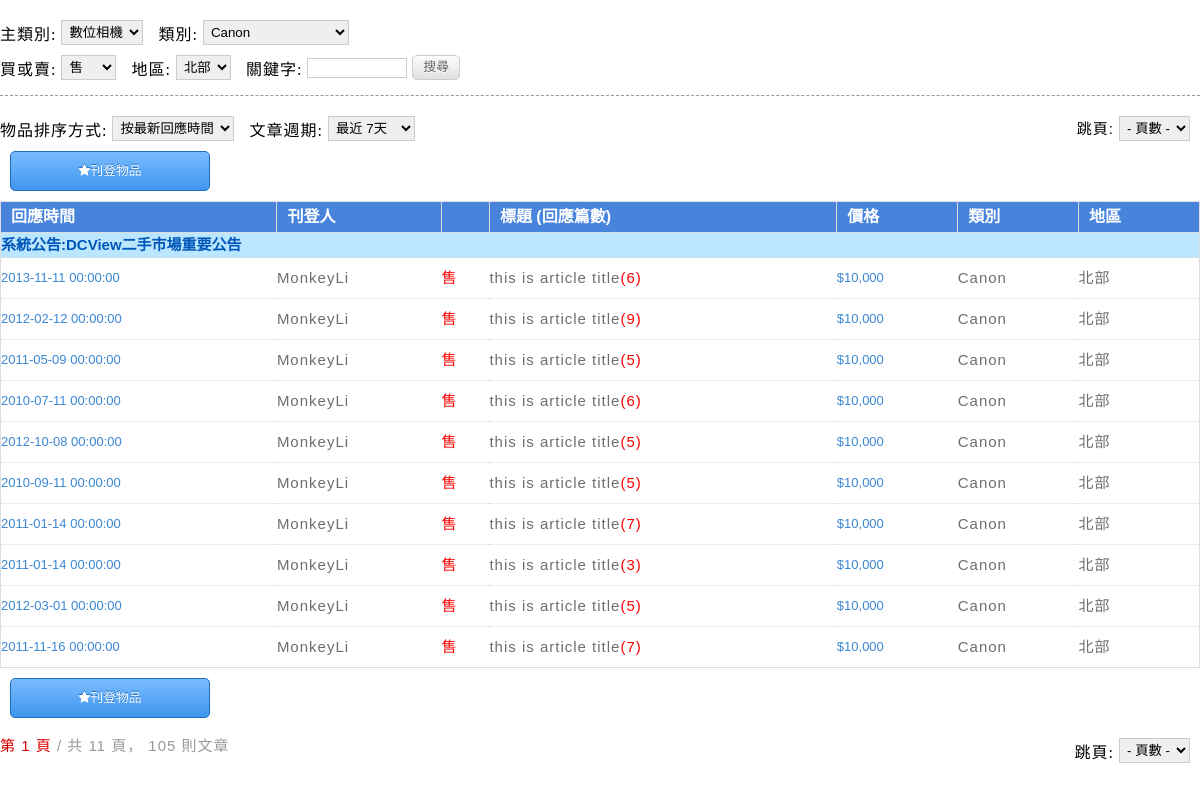
Page /sh_list.php on the earlier database version.
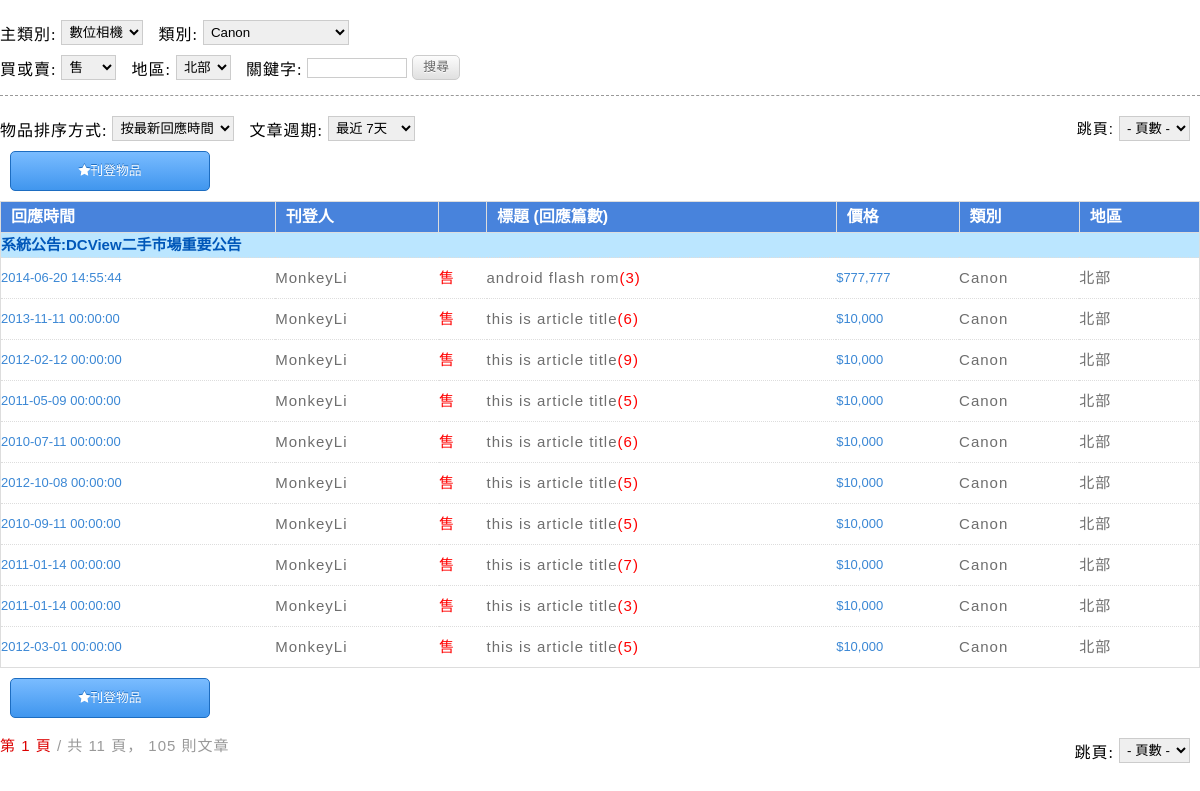
Same page on the later database version.
### tables this page shows
CREATE TABLE IF NOT EXISTS `tblArticle` (
  `article_id` int(10) unsigned NOT NULL AUTO_INCREMENT,
  `user_id` int(10) unsigned NOT NULL,
  `sh_sub_category_id` int(10) unsigned NOT NULL,
  `article_title` varchar(128) DEFAULT NULL,
  `article_content` text,
  `article_sh_trade_status` int(10) unsigned NOT NULL,
  `article_sh_price` int(10) unsigned NOT NULL,
  `article_sh_area` int(10) unsigned NOT NULL,
  `article_email` varchar(254) DEFAULT NULL,
  `article_phone_number` char(10) DEFAULT NULL,
  `article_img_url1` varchar(2000) DEFAULT NULL,
  `article_img_url2` varchar(2000) DEFAULT NULL,
  `article_create_time` datetime NOT NULL,
  `article_update_time` datetime NOT NULL,
  PRIMARY KEY (`article_id`)
);

### shdb.inc.php (called while the page is built, shortened)
<?php
class DB {
	private static $_db;
	private function __construct() {
		try {
			self::$_db = new PDO("mysql:host=localhost;dbname=dcview;charset=UTF8", "root", "9999");
			self::$_db->setAttribute(PDO::ATTR_ERRMODE, PDO::ERRMODE_EXCEPTION);
		} catch (PDOException $e) {
			echo "Connection failed: ".$e->getMessage();
		}
	}
	public static function getPDO() {
		return self::$_db;
	}
}
class RecordModel {
	private $_fields = array();
	private $_tableReference = "";
	private $_whereCond = "";
	private $_orderByClause = "";
	private $_limit = "";
	private $_offset = "";
	public function __construct($table_name) {
		$this->_tableReference = $table_name;
	}
	public function read() {
		if (is_array($this->_fields) && count($this->_fields) > 0) {
			$fields = implode(",", $this->_fields);
		} else {
			$fields = "*";
		}
		$where_clause = "1 = 1";
		if (is_array($this->_whereCond) && count($this->_whereCond) > 0) {
			$where_clause = implode(" AND ", array_keys($this->_whereCond));
		}
		$sql = array();
		array_push($sql, "SELECT", $fields, "FROM", $this->_tableReference, "WHERE", $where_clause);
		if ($this->_orderByClause !== "") {
			array_push($sql, "ORDER BY", $this->_orderByClause);
		}
		if ($this->_limit !== "" && $this->_offset !== "") {
			array_push($sql, "LIMIT", $this->_limit, "OFFSET", $this->_offset);
		}
		try {
			$ps = DB::getPDO()->prepare(implode(" ", $sql));
			$ps->execute(array_values($this->_whereCond));
			return $ps->fetchAll(PDO::FETCH_ASSOC);
		} catch (PDOException $e) {
			echo $e->getMessage();
		}
	}
	public function initReadSQL($fields, $where_cond = "", $table_reference = "", $order_by_clause = "", $limit = "", $offset = "") {
		$this->_fields = $fields;
		if ($where_cond !== "") {
			$this->_whereCond = $where_cond;
		}
		if ($table_reference !== "") {
			$this->_tableReference = $table_reference;
		}
		$this->_orderByClause = $order_by_clause;
		$this->_limit = $limit;
		$this->_offset = $offset;
	}
}
?>

### common.inc.php (called while the page is built, shortened)
<?php
require_once("shdb.inc.php");
$area_names = array(1 => "北部", 2 => "中部", 3 => "南部", 4 => "花東", 5 => "離島", 9 => "其他");
$trade_status_names = array(1 => "售", 2 => "徵", 3 => "交換", 4 => "團購");
?>

### sh_list.php (the view, shortened to what this page needs)
<?php
require_once("common.inc.php");
$fields = array("sub_category", "area", "trade_status", "keyword", "sort", "period", "page");
$get_data = array_intersect_key($_GET, array_fill_keys($fields, null));
$where_cond = array();
$order_by_clause = "c.sort_time DESC";
$ta = new TblArticle();
$page = isset($get_data["page"]) ? (int)$get_data["page"] : 1;
$page = ($page > 0) ? $page : 1;
$offset = LIMIT * ($page - 1);
$fields = array("c.*", "(SELECT COUNT(*) FROM tblReply AS d WHERE d.article_id = c.article_id) AS reply_amount", "d.sh_sub_category_name");
$table_reference = "(SELECT a.*, MAX(b.reply_create_time) AS sort_time FROM tblArticle AS a NATURAL LEFT JOIN tblReply AS b GROUP BY a.article_id) AS c NATURAL JOIN tblSHSubCategory AS d";
$ta->initReadSQL($fields, $where_cond, $table_reference, $order_by_clause, LIMIT, $offset);
$article_list = $ta->read();
$fields = array("COUNT(*) AS total_record_number");
$ta->initReadSQL($fields, $where_cond, $table_reference);
$total_record_number = $ta->read()[0]["total_record_number"];
$total_page_number = ceil($total_record_number / LIMIT);
?>
<!DOCTYPE html PUBLIC "-//W3C//DTD XHTML 1.0 Transitional//EN" "http://www.w3.org/TR/xhtml1/DTD/xhtml1-transitional.dtd">
<html xmlns="http://www.w3.org/1999/xhtml">
<head>
<link rel="stylesheet" href="css/kickstart.css" media="all" />
<link rel="stylesheet" href="css/form_style.css" media="all" />
</head>
<body>
<form id="sh_list_form" action="<?php echo $_SERVER["PHP_SELF"]; ?>" method="get">
<?php require_once("templates/category.tpl.php"); ?>
<div class="block01_1">
<label for="trade_status">買或賣:</label>
<select id="trade_status" name="trade_status">
<option value="1">售</option>
</select>
<label for="area">地區:</label>
<select id="area" name="area">
<option value="1">北部</option>
</select>
<label for="keyword">關鍵字:</label>
<input id="keyword" name="keyword" type="text" />
<button type="submit" class="small">搜尋</button>
</div>
<div class="block01">
<label for="sort">物品排序方式:</label>
<select id="sort" name="sort">
<option value="1">按最新回應時間</option>
</select>
<label for="period">文章週期:</label>
<select id="period" name="period">
<option value="1">最近 7天</option>
</select>
<span class="po_right">
<label for="page">跳頁:</label>
<select id="page" name="page">
<option value="0">- 頁數 -</option>
</select>
</div>
<button type="button" class="small blue style02"><i class="icon-star"></i>刊登物品</button>
<div>
<table class="sortable" cellspacing="0" cellpadding="0">
<thead>
	<tr>
		<th>回應時間</th>
		<th>刊登人</th>
	    <th></th>
		<th>標題 (回應篇數)</th>
		<th>價格</th>
		<th>類別</th>
	    <th>地區</th>
	</tr>
</thead>
<tbody>
<tr class="sub">
	<td colspan="7">系統公告:DCView二手市場重要公告</td>
</tr>
<?php foreach ($article_list as $record) { ?>
<tr>
	<td><span class="time_text"><?php echo $record["article_create_time"]; ?></span></td>
	<td><a href="#">MonkeyLi</a></td>
	<td><span><?php echo $trade_status_names[$record["article_sh_trade_status"]]; ?></span></td>
    <td><a href="sh_article.php?article_id=<?php echo $record["article_id"]; ?>" target="_blank"><?php echo $record["article_title"]; ?><span>(<?php echo $record["reply_amount"]; ?>)</span></a></td>
	<td><span class="time_text">$<?php echo number_format($record["article_sh_price"]); ?></span></td>
	<td><a href="#"><?php echo $record["sh_sub_category_name"]; ?></a></td>
    <td><a href="#"><?php echo $area_names[$record["article_sh_area"]]; ?></a></td>
</tr>
<?php } ?>
</tbody>
</table>
</div>
<button type="button" class="small blue style02"><i class="icon-star"></i>刊登物品</button>
<div class="block01">
<?php echo<<<EOT
<span class="page"><span>第 $page 頁</span> / 共 $total_page_number 頁， $total_record_number 則文章</span>
EOT;
?>
<div class="po_right">
<label>跳頁:</label>
<select id="fake_page">
</select>
</div>
</div>
</form>
</body>
</html>

### templates/category.tpl.php (shortened to what this page needs)
<div class="block01">
<label for="main_category">主類別:</label>
<select id="main_category" name="main_category">
<?php
$tsmc = new TblSHMainCategory();
$fields = array("sh_main_category_id", "sh_main_category_name");
$tsmc->initReadSQL($fields);
$main_category_list = $tsmc->read();
foreach ($main_category_list as $value) {
echo <<<EOT
<option value="{$value["sh_main_category_id"]}">{$value["sh_main_category_name"]}</option>
EOT;
}
?>
</select>
<label for="sub_category">類別:</label>
<select id="sub_category" name="sub_category">
</select>
</div>
<div style="display: none;">
<select id="sub_category_1">
<?php
$tssc = new TblSHSubCategory();
$fields = array("sh_sub_category_id", "sh_sub_category_name");
$tssc->initReadSQL($fields, array("sh_main_category_id = ?" => 1));
$sub_category_list = $tssc->read();
foreach ($sub_category_list as $value) {
echo <<<EOT
<option value="{$value["sh_sub_category_id"]}">{$value["sh_sub_category_name"]}</option>
EOT;
}
?>
</select>
</div>

### css/kickstart.css (style rules this page uses)
* { -webkit-box-sizing: border-box; -moz-box-sizing: border-box; box-sizing: border-box; }
a { color:#6e6e6e; text-decoration:none; letter-spacing:1px; }
table { width:100%;margin:0 0 10px 0;text-align:left;border-collapse: collapse; }
thead, tbody { margin:0;padding:0; }
th, td { padding:7px 10px;font-size:0.9em;border-bottom:1px dotted #ddd;text-align:left; }
thead th { font-size:0.9em;padding:3px 10px;border-bottom:1px solid #ddd; }
tbody tr.last th, tbody tr.last td { border-bottom:0; }
table.sortable { border:1px solid #ddd; }
table.sortable thead th { position:relative;top:0;left:0;border-right:1px solid #ddd; background-color:#4883dc; color:#FFF; font:16px/24px "微軟正黑體", Arial, Helvetica, sans-serif; font-weight:900; }
table.sortable tbody td { color:#3c88d5; font:15px/40px "微軟正黑體", Arial, Helvetica, sans-serif; }
table.sortable tbody td span { color:#F00; }
table.sortable tbody td span.time_text { color:#3c88d5; font:13px/24px "微軟正黑體", Arial, Helvetica, sans-serif; }
table.sortable tbody tr.sub td { background-color:#bbe6ff; color:#0057b9;font:15px/24px "微軟正黑體", Arial, Helvetica, sans-serif; font-weight:900; }

### css/form_style.css (style rules this page uses)
.block01 { margin-top:20px; letter-spacing:1px; }
.block01 .po_right { float:right; color:#000; }
.block01 span { font:15px/15px Arial, Helvetica, sans-serif; color:#dc0000; }
.block01 span.page { font:15px/15px Arial, Helvetica, sans-serif; color:#999; float:left; }
.sortable { margin-top:10px; }
.block01_1 { margin-top:10px; letter-spacing:1px; border-bottom:1px dashed #999999; padding-bottom:15px; }

### css/kickstart-buttons.css (style rules this page uses)
button.style02 { display:block; width:200px; height:40px; margin:10px; }
button, a.btn, a.btn:visited, a.button, a.button:visited, input[type="submit"], input[type="reset"], input[type="button"] { position:relative; top:0; left:0; vertical-align: middle; margin:0; padding:10px 15px; line-height:100%; -moz-border-radius:5px; -webkit-border-radius:5px; border-radius:5px; cursor: pointer; width:auto; overflow:visible; font-weight:normal; font-size:14px; text-shadow:0 1px 0 #fff; color:#666; text-decoration:none; vertical-align: middle; -webkit-box-sizing: border-box; -moz-box-sizing: border-box; box-sizing: border-box; display:inline-block; *display:inline; zoom:1; border:1px solid #ccc; background: rgb(252,252,252); background: -moz-linear-gradient(top, rgba(252,252,252,1) 0%, rgba(224,224,224,1) 100%); background: -webkit-gradient(linear, left top, left bottom, color-stop(0%,rgba(252,252,252,1)), color-stop(100%,rgba(224,224,224,1))); background: -webkit-linear-gradient(top, rgba(252,252,252,1) 0%,rgba(224,224,224,1) 100%); background: -o-linear-gradient(top, rgba(252,252,252,1) 0%,rgba(224,224,224,1) 100%); filter: progid:DXImageTransform.Microsoft.gradient( startColorstr='#fcfcfc', endColorstr='#e0e0e0',GradientType=0 ); background: linear-gradient(top, rgba(252,252,252,1) 0%,rgba(224,224,224,1) 100%); }
button, input[type="submit"], input[type="reset"], input[type="button"] { *padding:7px 15px; }
button.small, a.btn.small, a.button.small { font-size:0.8em;padding:5px 10px; }
button.blue, a.btn.blue, a.button.blue, input[type=submit].blue, input[type=reset].blue, input[type=button].blue { text-shadow:0 -1px 0 #1D6DC1; color:#fff; border:1px solid #1D6DC1; background: rgb(122,188,255); background: -moz-linear-gradient(top, rgba(122,188,255,1) 0%, rgba(96,171,248,1) 44%, rgba(64,150,238,1) 100%); background: -webkit-gradient(linear, left top, left bottom, color-stop(0%,rgba(122,188,255,1)), color-stop(44%,rgba(96,171,248,1)), color-stop(100%,rgba(64,150,238,1))); background: -webkit-linear-gradient(top, rgba(122,188,255,1) 0%,rgba(96,171,248,1) 44%,rgba(64,150,238,1) 100%); background: -o-linear-gradient(top, rgba(122,188,255,1) 0%,rgba(96,171,248,1) 44%,rgba(64,150,238,1) 100%); filter: progid:DXImageTransform.Microsoft.gradient( startColorstr='#7abcff', endColorstr='#4096ee',GradientType=0 ); background: linear-gradient(top, rgba(122,188,255,1) 0%,rgba(96,171,248,1) 44%,rgba(64,150,238,1) 100%); }

Differences in the rows shown:
no longer on this page (row unchanged): tblarticle: article_create_time "2011-11-16 00:00:00", article_sh_trade_status "售", article_title "this is article title", reply_amount "7", article_sh_price "10,000", sh_sub_category_name "Canon", article_sh_area "北部"
now on this page (row edited): tblarticle: article_create_time "2014-06-20 14:55:44", article_sh_trade_status "售", article_title "android flash rom", reply_amount "3", article_sh_price "777,777", sh_sub_category_name "Canon", article_sh_area "北部"
